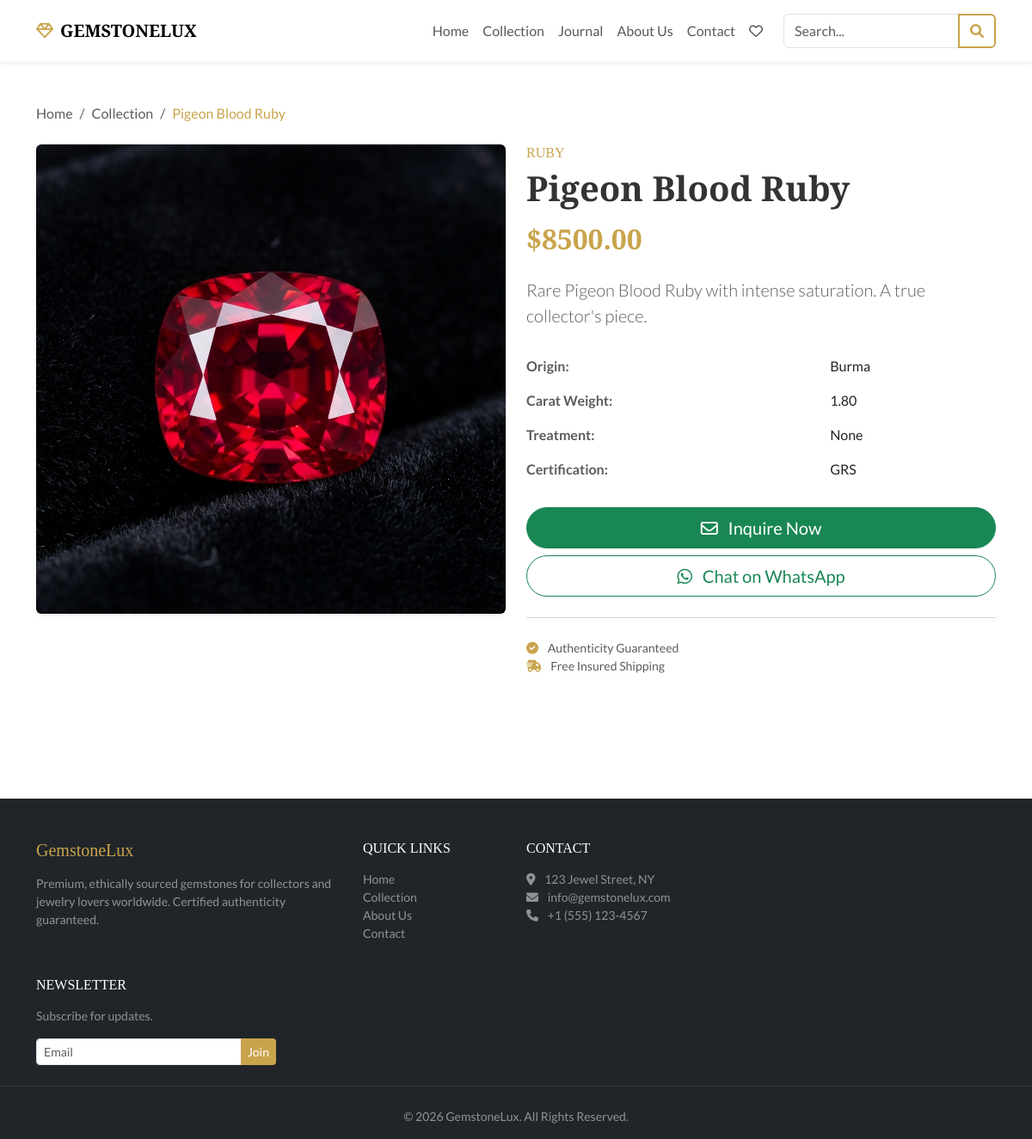
The app's page /gemstone/pigeon-blood-ruby/ with its own data.
### store/models.py (models this page shows, shortened)
class Gemstone(models.Model):
    CATEGORY_CHOICES = (
        ('Ruby', 'Ruby'),
        ('Sapphire', 'Sapphire'),
        ('Emerald', 'Emerald'),
        ('Diamond', 'Diamond'),
        ('Amethyst', 'Amethyst'),
        ('Other', 'Other'),
    )
    name = models.CharField(max_length=200)
    slug = models.SlugField(unique=True, blank=True)
    category = models.CharField(max_length=50, choices=CATEGORY_CHOICES)
    price = models.DecimalField(max_digits=10, decimal_places=2)
    description = models.TextField()
    origin = models.CharField(max_length=100)
    carat = models.DecimalField(max_digits=5, decimal_places=2)
    treatment = models.CharField(max_length=100, blank=True, help_text="e.g. Heat, None")
    certification = models.CharField(max_length=100, blank=True, help_text="e.g. GIA, GRS")
    featured = models.BooleanField(default=False)
    image = models.ImageField(upload_to='gemstones/')
    created_at = models.DateTimeField(auto_now_add=True)

### store/views.py (the view)
# urls.py: path('gemstone/<slug:slug>/', views.gemstone_detail, name='gemstone_detail'),
def gemstone_detail(request, slug):
    gemstone = get_object_or_404(Gemstone, slug=slug)
    related_gemstones = Gemstone.objects.filter(category=gemstone.category).exclude(id=gemstone.id)[:3]
    return render(request, 'store/gemstone_detail.html', {'gemstone': gemstone, 'related_gemstones': related_gemstones})

### templates/store/gemstone_detail.html (shortened to what this page needs)
{% extends 'base.html' %}
{% block content %}
<div class="container py-5">
    <nav aria-label="breadcrumb" class="mb-4">
        <ol class="breadcrumb">
            <li class="breadcrumb-item"><a href="{% url 'home' %}" class="text-decoration-none text-muted">Home</a></li>
            <li class="breadcrumb-item"><a href="{% url 'gemstone_list' %}"
                    class="text-decoration-none text-muted">Collection</a></li>
            <li class="breadcrumb-item active text-gold" aria-current="page">{{ gemstone.name }}</li>
        </ol>
    </nav>
    <div class="row mb-5">
        <div class="col-md-6 mb-4 mb-md-0">
            <div class="card border-0 shadow-sm">
                {% if gemstone.image %}
                <img src="{{ gemstone.image.url }}" class="img-fluid rounded" alt="{{ gemstone.name }}">
                {% else %}
                <div class="bg-light d-flex align-items-center justify-content-center text-muted rounded"
                    style="height: 400px;">
                    No Image Available
                </div>
                {% endif %}
            </div>
        </div>
        <div class="col-md-6">
            <h6 class="text-gold text-uppercase letter-spacing-2 mb-2">{{ gemstone.category }}</h6>
            <h1 class="font-serif fw-bold mb-3">{{ gemstone.name }}</h1>
            <h2 class="text-gold fw-bold mb-4">${{ gemstone.price }}</h2>
            <p class="lead text-muted mb-4">{{ gemstone.description }}</p>
            <table class="table table-borderless mb-4">
                <tbody>
                    <tr>
                        <th class="ps-0 text-muted" scope="row">Origin:</th>
                        <td>{{ gemstone.origin }}</td>
                    </tr>
                    <tr>
                        <th class="ps-0 text-muted" scope="row">Carat Weight:</th>
                        <td>{{ gemstone.carat }}</td>
                    </tr>
                    <tr>
                        <th class="ps-0 text-muted" scope="row">Treatment:</th>
                        <td>{{ gemstone.treatment|default:"None" }}</td>
                    </tr>
                    <tr>
                        <th class="ps-0 text-muted" scope="row">Certification:</th>
                        <td>{{ gemstone.certification|default:"Pending" }}</td>
                    </tr>
                </tbody>
            </table>
            <div class="d-grid gap-2">
                <button type="button" class="btn btn-success btn-lg rounded-pill" data-bs-toggle="modal"
                    data-bs-target="#inquiryModal">
                    <i class="far fa-envelope me-2"></i> Inquire Now
                </button>
                <a href="https://wa.me/?text=Hi, I am interested in {{ gemstone.name }} ({{ gemstone.category }}) priced at ${{ gemstone.price }}."
                    target="_blank" class="btn btn-outline-success btn-lg rounded-pill">
                    <i class="fab fa-whatsapp me-2"></i> Chat on WhatsApp
                </a>
            </div>
            <hr class="my-4 text-muted">
            <div class="small text-muted">
                <i class="fa fa-check-circle text-gold me-2"></i> Authenticity Guaranteed <br>
                <i class="fa fa-shipping-fast text-gold me-2"></i> Free Insured Shipping
            </div>
        </div>
    </div>
</div>
{% endblock %}

### static/css/styles.css (style rules this page uses)
:root { --gold: #C9A44C; --gold-dark: #b8923a; --dark-charcoal: #333333; --light-bg: #f8f9fa; }
body { font-family: 'Lato', sans-serif; color: var(--dark-charcoal); background-color: #fff; }
h1, h2, h3, h4, h5, h6, .navbar-brand { font-family: 'Playfair Display', serif; }
.text-gold { color: var(--gold) !important; }

### records on screen
Gemstone: name "Pigeon Blood Ruby", image (picture), category "RUBY", price "8500.00", description "Rare Pigeon Blood Ruby with intense saturation. A true collector's piece.", origin "Burma", carat "1.80", treatment "None", certification "GRS"
